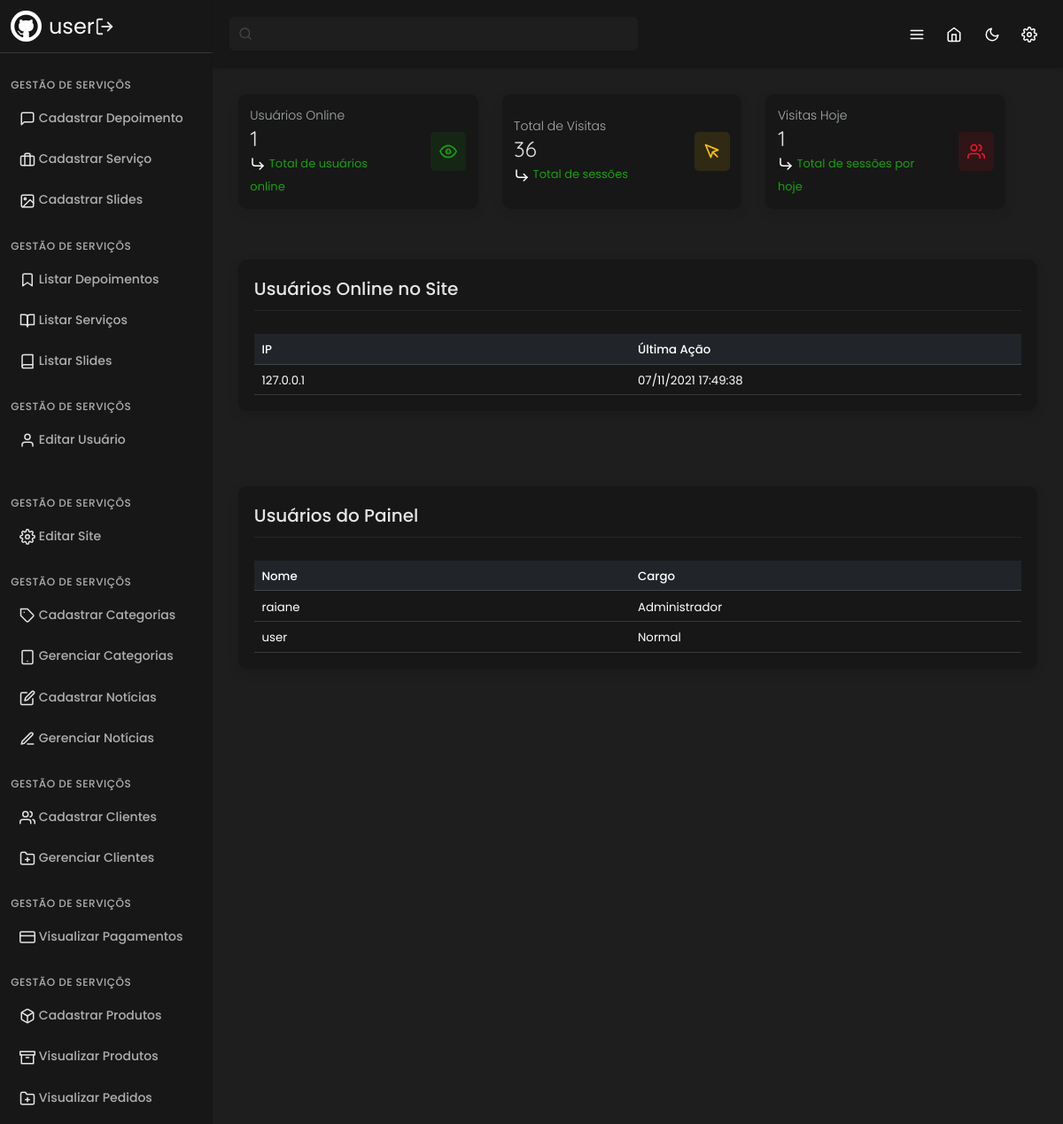
Screenshot of /painel/index.php (signed in) with the database file from the repository.
### classes/MySql.php (called while the page is built)
<?php
	class MySql{
		private static $pdo;
		public static function conectar(){
			if(self::$pdo == null){
				try{
				self::$pdo = new PDO('mysql:host='.HOST.';dbname='.DATABASE,USER,PASSWORD,array(PDO::MYSQL_ATTR_INIT_COMMAND => "SET NAMES utf8"));
				self::$pdo->setAttribute(PDO::ATTR_ERRMODE,PDO::ERRMODE_EXCEPTION);
				}catch(Exception $e){
					echo '<h2>Erro ao conectar</h2>';
				}
			}
			return self::$pdo;
		}
	}
?>

### painel/pages/home.php (the view, shortened to what this page needs)
<?php
	$usuariosOnline = Painel::listarUsuariosOnline();
	$pegarVisitasTotais = MySql::conectar()->prepare("SELECT * FROM `tb_admin.visitas`");
	$pegarVisitasTotais->execute();
	$pegarVisitasTotais = $pegarVisitasTotais->rowCount();
	$pegarVisitasHoje = MySql::conectar()->prepare("SELECT * FROM `tb_admin.visitas` WHERE dia = ?");
	$pegarVisitasHoje->execute(array(date('Y-m-d')));
	$pegarVisitasHoje = $pegarVisitasHoje->rowCount();
?>
<section class="metricas">
<div class="box-content">
		<div class="box-metricas">
			<div class="box-metrica-single">
				<div class="box">
					<h3>Usuários Online</h3>
					<p><?php echo count($usuariosOnline); ?></p>
					<span><i data-feather="corner-down-right"></i> Total de usuários online</span>
				</div>
				<div class="box-segundo">
					<span><i data-feather="eye"></i></span>
				</div>
			</div>
			<div class="box-metrica-single">
				<div class="box">
					<h3>Total de Visitas</h3>
					<p><?php echo $pegarVisitasTotais; ?></p>
					<span><i data-feather="corner-down-right"></i> Total de sessões</span>
				</div>
				<div class="box-segundo">
					<span><i data-feather="mouse-pointer"></i></span>
				</div>
			</div>
			<div class="box-metrica-single">
				<div class="box">
					<h3>Visitas Hoje</h3>
					<p><?php echo $pegarVisitasHoje; ?></p>
					<span><i data-feather="corner-down-right"></i> Total de sessões por hoje</span>
				</div>
				<div class="box-segundo">
					<span><i data-feather="users"></i></span>
				</div>
			</div>
		</div>
</div>
<div class="box-content">
<div class="box-interna">
<h2>Usuários Online no Site</h2>
	<div class="table-responsive">
		<div class="row">
			<div class="col">
				<span>IP</span>
			</div>
			<div class="col">
				<span>Última Ação</span>
			</div>
		</div>
		<?php
			foreach ($usuariosOnline as $key => $value) {
		?>
		<div class="row">
			<div class="col">
				<span><?php echo $value['ip'] ?></span>
			</div>
			<div class="col">
				<span><?php echo date('d/m/Y H:i:s',strtotime($value['ultima_acao'])) ?></span>
			</div>
		</div>
		<?php } ?>
	</div>
</div>
</div>
<div class="box-content">
<div class="box-interna">
<h2>Usuários do Painel</h2>
	<div class="table-responsive">
		<div class="row">
			<div class="col">
				<span>Nome</span>
			</div>
			<div class="col">
				<span>Cargo</span>
			</div>
		</div>
		<?php
			$usuariosPainel = MySql::conectar()->prepare("SELECT * FROM `tb_admin.usuarios`");
			$usuariosPainel->execute();
			$usuariosPainel = $usuariosPainel->fetchAll();
			foreach ($usuariosPainel as $key => $value) {
		?>
		<div class="row">
			<div class="col">
				<span><?php echo $value['user'] ?></span>
			</div>
			<div class="col">
				<span><?php echo pegaCargo($value['cargo']); ?></span>
			</div>
		</div>
		<?php } ?>
	</div>
</div>
</div>
</section>

### painel/css/style.css (style rules this page uses)
* { margin: 0; padding: 0; box-sizing: border-box; font-family: "Poppins","Quicksand", sans-serif; }
body { background-color:var(--fundo); max-width:100vw; margin:0 auto; }
html[data-theme='dark'] { --azul-claro:#3dd5f3; --fundo:#1e1e1e; --label:#fff; --svg-lista:#e4e5e6; --cinza:#5f535340; --aside:#171717; --preto-letra:#212529; --letra-lista:#ffffff; --preto-2:#454545; --letra-table:#fff; --svg-input:#fff; --svg-principais:#fff; --sidebar:#171717; --laranja:#ffcd39; --verde:#17a00e; --branco-acinzentado:#dee2e6; --vermelho:#f41127; --cinza-claro:#b0afaf; --letras-h2:#e4e5e6; --background-input:#1e1e1e; --fundo-input:#1e1e1e; --cinza-2:#b0afaf; --preto-acinzentado:#4C5258; --azul:#0d6efd; --cinza-letra:#b0afaf; --borda:#f1f1f126; --borda-table:#f1f1f126; --logomarca:#ffffff; --letra-submit:#ffffff; }
:root { --azul-claro:#3dd5f3; --fundo:#f4f4f4; --cinza:#5f535340; --aside:#171717; --svg-principais:#252323; --cinza-2:#9ea4aa; --preto-letra:#212529; --background-input:#f6f5f5; --sidebar:#ffffff; --laranja:#ffcd39; --preto-2:#454545; --verde:#17a00e; --vermelho:#f41127; --azul:#0d6efd; --branco-acinzentado:#dee2e6; --cinza-claro:#6c757d; --preto-acinzentado:#4C5258; --letras-h2:#32393f; --cinza-letra:#b0afaf; --borda:#ffffff1a; }
h2 { color:var(--aside); font-size: 1.2rem; font-weight: 500; margin-bottom:3%; }
.box-content h2:after { content:''; width:100%; position: relative; display: block; height: 1px; margin-top:1%; background-color: var(--cinza); }
h3 { color:var(--preto-claro); font-weight:500; font-size:1rem; }
p { color:var(--cinza-claro); font-weight: 400; font-size:14px; }
span { font-size: .83333rem; }
div.box-interna { background-color: var(--sidebar); border-radius: 10px; box-shadow: 0 0.3rem 0.8rem #0000001f; padding:2%; margin-bottom:3%; }
svg { color:var(--svg-principais); width:18px; vertical-align: middle; }
.box-content { padding:3%; }
div.box-metricas { display: grid; grid-template-columns: 30% 30% 30%; grid-gap:3%; }
div.box-metrica-single { background-color:var(--sidebar); padding:5%; border-radius: 10px; box-shadow: 0 0.3rem 0.8rem #0000001f; }
div.box-metrica-single h3 { color:#a8adb0; font-size: 14px; font-weight:300; }
div.box-metrica-single p { font-size: 1.5rem; color:var(--letras-h2); font-weight: 400; font-family: "Quicksand"; }
div.box-metrica-single span { color:var(--verde); font-size: 13px; }
div.box-metrica-single div.box-segundo span { padding:10px; border-radius:5px; float:right; }
div.box-metrica-single div.box-segundo svg { width:20px; }
div.box-metrica-single:nth-of-type(1) div.box-segundo span { background-color:#17a00e1c; }
div.box-metrica-single:nth-of-type(2) div.box-segundo span { background-color:#ffc1071c; }
div.box-metrica-single:nth-of-type(3) div.box-segundo span { background-color:#f411271c; }
div.box-metrica-single div.box-segundo svg.feather.feather-eye { color:#17a00e; }
div.box-metrica-single div.box-segundo svg.feather.feather-mouse-pointer { color:#ffc107; }
div.box-metrica-single div.box-segundo svg.feather.feather-users { color:#f41127; }
div.box-metrica-single { display: grid; grid-template-columns: 70% 30%; vertical-align: middle; align-items: center; }
.box-content h2 { color:var(--letras-h2); font-size:1.25rem; font-family:"Poppins"; }
.box-content div.table-responsive .row { display: grid; grid-template-columns: 50% 50%; padding: .5% 1%; border-bottom:1px solid var(--borda-table); }
.box-content div.table-responsive .row:nth-of-type(1) { background-color:var(--preto-letra); }
.box-content div.table-responsive .row:nth-of-type(1) .col span { color:var(--letra-table); font-weight: 500; font-family:"Poppins"; }
.box-content div.table-responsive .row .col span { color:var(--letra-table); }

### rows the page displays
tb_admin.online: ip "127.0.0.1", ultima_acao "07/11/2021 17:49:38"
tb_admin.usuarios: user "raiane", cargo "Administrador"
tb_admin.usuarios: user "user", cargo "Normal"

### other values shown
$_SESSION['nome'] "user"
count($usuariosOnline) "1"
$pegarVisitasTotais "36"
$pegarVisitasHoje "1"
